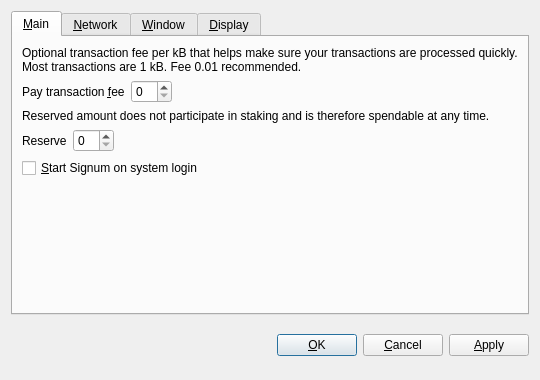
<?xml version="1.0" encoding="UTF-8"?>
<ui version="4.0">
 <class>OptionsDialog</class>
 <widget class="QDialog" name="OptionsDialog">
  <property name="geometry">
   <rect>
    <x>0</x>
    <y>0</y>
    <width>540</width>
    <height>380</height>
   </rect>
  </property>
  <property name="windowTitle">
   <string>Options</string>
  </property>
  <property name="modal">
   <bool>true</bool>
  </property>
  <layout class="QVBoxLayout" name="verticalLayout">
   <item>
    <widget class="QTabWidget" name="tabWidget">
     <property name="tabPosition">
      <enum>QTabWidget::North</enum>
     </property>
     <property name="currentIndex">
      <number>0</number>
     </property>
     <widget class="QWidget" name="tabMain">
      <attribute name="title">
       <string>&amp;Main</string>
      </attribute>
      <layout class="QVBoxLayout" name="verticalLayout_Main">
       <item>
        <widget class="QLabel" name="transactionFeeInfoLabel">
         <property name="text">
          <string>Optional transaction fee per kB that helps make sure your transactions are processed quickly. Most transactions are 1 kB. Fee 0.01 recommended.</string>
         </property>
         <property name="textFormat">
          <enum>Qt::PlainText</enum>
         </property>
         <property name="wordWrap">
          <bool>true</bool>
         </property>
        </widget>
       </item>
       <item>
        <layout class="QHBoxLayout" name="horizontalLayoutFee">
         <item>
          <widget class="QLabel" name="transactionFeeLabel">
           <property name="text">
            <string>Pay transaction &amp;fee</string>
           </property>
           <property name="textFormat">
            <enum>Qt::PlainText</enum>
           </property>
           <property name="buddy">
            <cstring>transactionFee</cstring>
           </property>
          </widget>
         </item>
         <item>
          <widget class="BitcoinAmountField" name="transactionFee"/>
         </item>
         <item>
          <spacer name="horizontalSpacerFee">
           <property name="orientation">
            <enum>Qt::Horizontal</enum>
           </property>
           <property name="sizeHint" stdset="0">
            <size>
             <width>40</width>
             <height>20</height>
            </size>
           </property>
          </spacer>
         </item>
        </layout>
       </item>
       <item>
        <widget class="QLabel" name="reserveBalanceInfoLabel">
         <property name="text">
          <string>Reserved amount does not participate in staking and is therefore spendable at any time.</string>
         </property>
         <property name="textFormat">
          <enum>Qt::PlainText</enum>
         </property>
         <property name="wordWrap">
          <bool>true</bool>
         </property>
        </widget>
       </item>
       <item>
        <layout class="QHBoxLayout" name="horizontalLayoutReserveBalance">
         <item>
          <widget class="QLabel" name="reserveBalanceLabel">
           <property name="text">
            <string>Reserve</string>
           </property>
           <property name="textFormat">
            <enum>Qt::PlainText</enum>
           </property>
           <property name="buddy">
            <cstring>reserveBalance</cstring>
           </property>
          </widget>
         </item>
         <item>
          <widget class="BitcoinAmountField" name="reserveBalance"/>
         </item>
         <item>
          <spacer name="horizontalSpacerReserveBalance">
           <property name="orientation">
            <enum>Qt::Horizontal</enum>
           </property>
           <property name="sizeHint" stdset="0">
            <size>
             <width>40</width>
             <height>20</height>
            </size>
           </property>
          </spacer>
         </item>
        </layout>
       </item>
       <item>
        <widget class="QCheckBox" name="bitcoinAtStartup">
         <property name="toolTip">
          <string>Automatically start Signum after logging in to the system.</string>
         </property>
         <property name="text">
          <string>&amp;Start Signum on system login</string>
         </property>
        </widget>
       </item>
       <item>
        <spacer name="verticalSpacer_Main">
         <property name="orientation">
          <enum>Qt::Vertical</enum>
         </property>
         <property name="sizeHint" stdset="0">
          <size>
           <width>20</width>
           <height>40</height>
          </size>
         </property>
        </spacer>
       </item>
      </layout>
     </widget>
     <widget class="QWidget" name="tabNetwork">
      <attribute name="title">
       <string>&amp;Network</string>
      </attribute>
      <layout class="QVBoxLayout" name="verticalLayout_Network">
       <item>
        <widget class="QCheckBox" name="mapPortUpnp">
         <property name="toolTip">
          <string>Automatically open the Signum client port on the router. This only works when your router supports UPnP and it is enabled.</string>
         </property>
         <property name="text">
          <string>Map port using &amp;UPnP</string>
         </property>
        </widget>
       </item>
       <item>
        <widget class="QCheckBox" name="connectSocks">
         <property name="toolTip">
          <string>Connect to the Signum network through a SOCKS5 proxy (e.g. when connecting through Tor).</string>
         </property>
         <property name="text">
          <string>&amp;Connect through SOCKS5 proxy:</string>
         </property>
        </widget>
       </item>
       <item>
        <layout class="QHBoxLayout" name="horizontalLayout_Network">
         <item>
          <widget class="QLabel" name="proxyIpLabel">
           <property name="text">
            <string>Proxy &amp;IP:</string>
           </property>
           <property name="textFormat">
            <enum>Qt::PlainText</enum>
           </property>
           <property name="buddy">
            <cstring>proxyIp</cstring>
           </property>
          </widget>
         </item>
         <item>
          <widget class="QValidatedLineEdit" name="proxyIp">
           <property name="maximumSize">
            <size>
             <width>140</width>
             <height>16777215</height>
            </size>
           </property>
           <property name="toolTip">
            <string>IP address of the proxy (e.g. 127.0.0.1)</string>
           </property>
          </widget>
         </item>
         <item>
          <widget class="QLabel" name="proxyPortLabel">
           <property name="text">
            <string>&amp;Port:</string>
           </property>
           <property name="textFormat">
            <enum>Qt::PlainText</enum>
           </property>
           <property name="buddy">
            <cstring>proxyPort</cstring>
           </property>
          </widget>
         </item>
         <item>
          <widget class="QLineEdit" name="proxyPort">
           <property name="maximumSize">
            <size>
             <width>55</width>
             <height>16777215</height>
            </size>
           </property>
           <property name="toolTip">
            <string>Port of the proxy (e.g. 9050)</string>
           </property>
          </widget>
         </item>
         <item>
          <spacer name="horizontalSpacer_Network">
           <property name="orientation">
            <enum>Qt::Horizontal</enum>
           </property>
           <property name="sizeHint" stdset="0">
            <size>
             <width>40</width>
             <height>20</height>
            </size>
           </property>
          </spacer>
         </item>
        </layout>
       </item>
       <item>
        <spacer name="verticalSpacer_Network">
         <property name="orientation">
          <enum>Qt::Vertical</enum>
         </property>
         <property name="sizeHint" stdset="0">
          <size>
           <width>20</width>
           <height>40</height>
          </size>
         </property>
        </spacer>
       </item>
      </layout>
     </widget>
     <widget class="QWidget" name="tabWindow">
      <attribute name="title">
       <string>&amp;Window</string>
      </attribute>
      <layout class="QVBoxLayout" name="verticalLayout_Window">
       <item>
        <widget class="QCheckBox" name="minimizeToTray">
         <property name="toolTip">
          <string>Show only a tray icon after minimizing the window.</string>
         </property>
         <property name="text">
          <string>&amp;Minimize to the tray instead of the taskbar</string>
         </property>
        </widget>
       </item>
       <item>
        <widget class="QCheckBox" name="minimizeOnClose">
         <property name="toolTip">
          <string>Minimize instead of exit the application when the window is closed. When this option is enabled, the application will be closed only after selecting Quit in the menu.</string>
         </property>
         <property name="text">
          <string>M&amp;inimize on close</string>
         </property>
        </widget>
       </item>
       <item>
        <spacer name="verticalSpacer_Window">
         <property name="orientation">
          <enum>Qt::Vertical</enum>
         </property>
         <property name="sizeHint" stdset="0">
          <size>
           <width>20</width>
           <height>40</height>
          </size>
         </property>
        </spacer>
       </item>
      </layout>
     </widget>
     <widget class="QWidget" name="tabDisplay">
      <attribute name="title">
       <string>&amp;Display</string>
      </attribute>
      <layout class="QVBoxLayout" name="verticalLayout_Display">
       <item>
        <layout class="QHBoxLayout" name="horizontalLayout_1_Display">
         <item>
          <widget class="QLabel" name="langLabel">
           <property name="text">
            <string>User Interface &amp;language:</string>
           </property>
           <property name="textFormat">
            <enum>Qt::PlainText</enum>
           </property>
           <property name="buddy">
            <cstring>lang</cstring>
           </property>
          </widget>
         </item>
         <item>
          <widget class="QValueComboBox" name="lang">
           <property name="toolTip">
            <string>The user interface language can be set here. This setting will take effect after restarting Signum.</string>
           </property>
          </widget>
         </item>
        </layout>
       </item>
       <item>
        <layout class="QHBoxLayout" name="horizontalLayout_2_Display">
         <item>
          <widget class="QLabel" name="unitLabel">
           <property name="text">
            <string>&amp;Unit to show amounts in:</string>
           </property>
           <property name="textFormat">
            <enum>Qt::PlainText</enum>
           </property>
           <property name="buddy">
            <cstring>unit</cstring>
           </property>
          </widget>
         </item>
         <item>
          <widget class="QValueComboBox" name="unit">
           <property name="toolTip">
            <string>Choose the default subdivision unit to show in the interface and when sending coins.</string>
           </property>
          </widget>
         </item>
        </layout>
       </item>
       <item>
        <widget class="QCheckBox" name="coinControlFeatures">
         <property name="toolTip">
          <string>Whether to show coin control features or not.</string>
         </property>
         <property name="text">
          <string>Display coin &amp;control features (experts only!)</string>
         </property>
        </widget>
       </item>
       <item>
        <widget class="QCheckBox" name="minimizeCoinAge">
         <property name="toolTip">
          <string>Whether to select the coin outputs randomly or with minimal coin age.</string>
         </property>
         <property name="text">
          <string>Minimize weight consumption (experimental)</string>
         </property>
        </widget>
       </item>
       <item>
        <spacer name="verticalSpacer_Display">
         <property name="orientation">
          <enum>Qt::Vertical</enum>
         </property>
         <property name="sizeHint" stdset="0">
          <size>
           <width>20</width>
           <height>40</height>
          </size>
         </property>
        </spacer>
       </item>
      </layout>
     </widget>
    </widget>
   </item>
   <item>
    <layout class="QHBoxLayout" name="horizontalLayout_Buttons">
     <item>
      <spacer name="horizontalSpacer_1">
       <property name="orientation">
        <enum>Qt::Horizontal</enum>
       </property>
       <property name="sizeHint" stdset="0">
        <size>
         <width>40</width>
         <height>48</height>
        </size>
       </property>
      </spacer>
     </item>
     <item>
      <widget class="QLabel" name="statusLabel">
       <property name="font">
        <font>
         <weight>75</weight>
         <bold>true</bold>
        </font>
       </property>
       <property name="text">
        <string/>
       </property>
       <property name="textFormat">
        <enum>Qt::PlainText</enum>
       </property>
       <property name="wordWrap">
        <bool>true</bool>
       </property>
      </widget>
     </item>
     <item>
      <spacer name="horizontalSpacer_2">
       <property name="orientation">
        <enum>Qt::Horizontal</enum>
       </property>
       <property name="sizeHint" stdset="0">
        <size>
         <width>40</width>
         <height>48</height>
        </size>
       </property>
      </spacer>
     </item>
     <item>
      <widget class="QPushButton" name="okButton">
       <property name="text">
        <string>&amp;OK</string>
       </property>
      </widget>
     </item>
     <item>
      <widget class="QPushButton" name="cancelButton">
       <property name="text">
        <string>&amp;Cancel</string>
       </property>
       <property name="autoDefault">
        <bool>false</bool>
       </property>
      </widget>
     </item>
     <item>
      <widget class="QPushButton" name="applyButton">
       <property name="text">
        <string>&amp;Apply</string>
       </property>
       <property name="autoDefault">
        <bool>false</bool>
       </property>
      </widget>
     </item>
    </layout>
   </item>
  </layout>
 </widget>
 <customwidgets>
  <customwidget>
   <class>QValidatedLineEdit</class>
   <extends>QLineEdit</extends>
   <header>qvalidatedlineedit.h</header>
  </customwidget>
  <customwidget>
   <class>BitcoinAmountField</class>
   <extends>QSpinBox</extends>
   <header>bitcoinamountfield.h</header>
  </customwidget>
  <customwidget>
   <class>QValueComboBox</class>
   <extends>QComboBox</extends>
   <header>qvaluecombobox.h</header>
  </customwidget>
 </customwidgets>
 <resources/>
 <connections/>
</ui>
